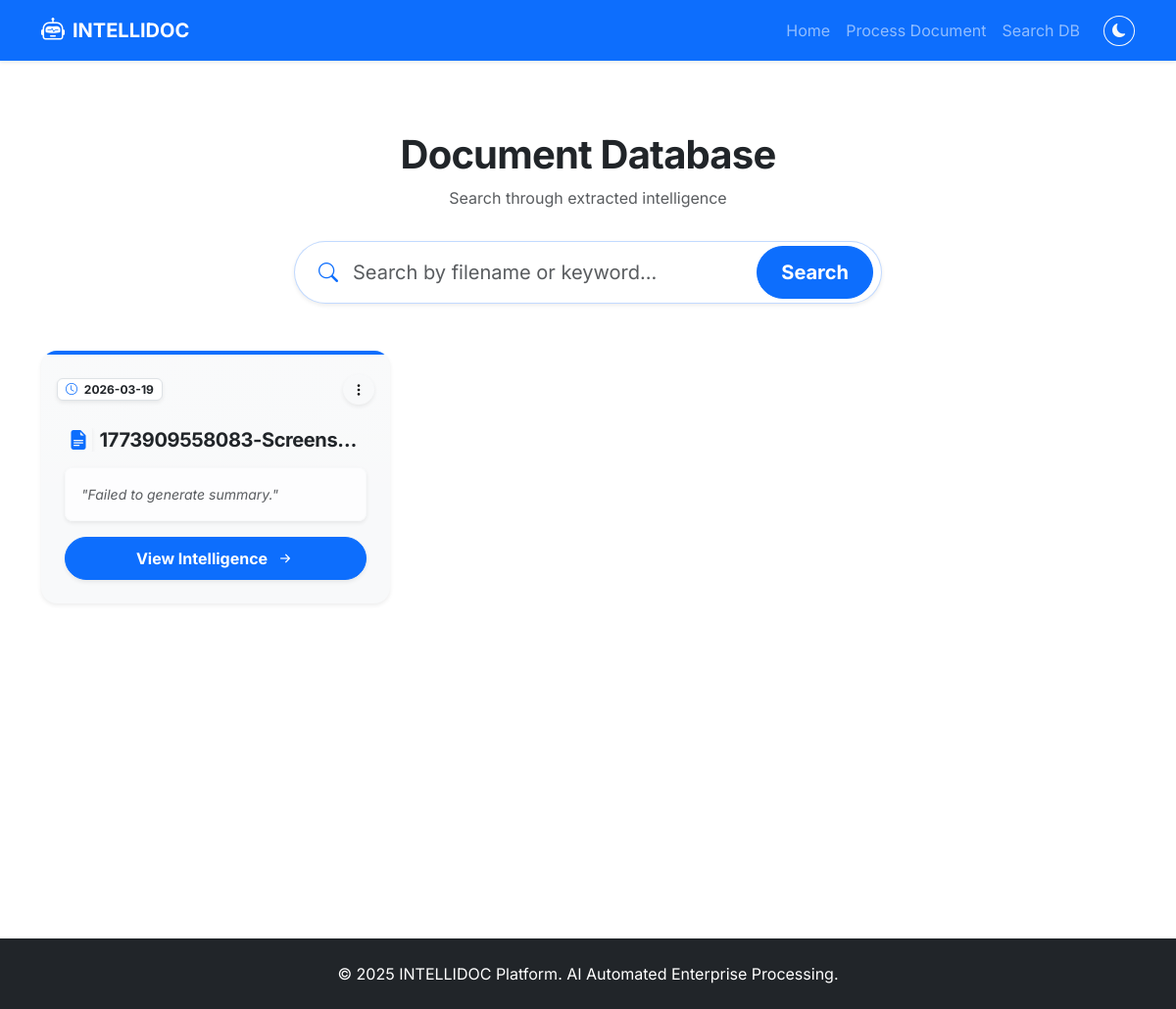
Screenshot of /search with the database file from the repository.
### app.py (models this page shows)
class docTable(db.Model):
    __tablename__ = 'docTable'
    id = db.Column(db.Integer, primary_key=True)
    filename = db.Column(db.String(255), nullable=False)
    extracted_text = db.Column(db.Text, nullable=True)
    summary = db.Column(db.Text, nullable=True)
    keywords = db.Column(db.String(255), nullable=True)
    upload_date = db.Column(db.DateTime, default=datetime.utcnow)

### app.py (the view)
@app.route('/search')
def search():
    query = request.args.get('q', '')
    if query:
        results = docTable.query.filter(
            (docTable.filename.ilike(f'%{query}%')) |
            (docTable.extracted_text.ilike(f'%{query}%')) |
            (docTable.keywords.ilike(f'%{query}%'))
        ).order_by(docTable.upload_date.desc()).all()
    else:
        results = docTable.query.order_by(docTable.upload_date.desc()).all()
    return render_template('search.html', results=results, query=query)

### templates/search.html (shortened to what this page needs)
{% extends 'base.html' %}
{% block content %}
<div class="row pt-4 pb-5">
    <div class="col-12 text-center mb-5">
        <h2 class="display-6 fw-bold">Document Database</h2>
        <p class="text-muted">Search through extracted intelligence</p>
        <form action="{{ url_for('search') }}" method="GET" class="d-inline-flex w-100 mt-3 mx-auto" style="max-width: 600px;">
            <div class="input-group input-group-lg shadow-sm rounded-pill overflow-hidden border border-primary border-opacity-25 bg-body">
                <span class="input-group-text bg-transparent border-0 text-primary ps-4 pe-2"><i class="bi bi-search"></i></span>
                <input type="text" name="q" class="form-control border-0 px-2 py-3 shadow-none bg-transparent" placeholder="Search by filename or keyword..." value="{{ query }}">
                <button type="submit" class="btn btn-primary px-4 fw-bold rounded-pill m-1 me-2">Search</button>
            </div>
        </form>
    </div>
    <div class="col-12">
        {% if results %}
            <div class="row g-4">
                {% for doc in results %}
                <div class="col-md-6 col-lg-4">
                    <div class="card h-100 border-0 shadow-sm rounded-4 doc-card position-relative overflow-hidden bg-body-tertiary bg-gradient">
                        <div class="position-absolute top-0 start-0 w-100" style="height: 4px; background: var(--primary-color);"></div>
                        <div class="card-header bg-transparent border-0 pt-4 pb-0 d-flex justify-content-between align-items-center">
                            <span class="badge bg-white text-dark shadow-sm border px-2 py-1fw-medium"><i class="bi bi-clock text-primary me-1"></i> {{ doc.upload_date.strftime('%Y-%m-%d') }}</span>
                            <div class="dropdown">
                                <button class="btn btn-sm btn-light rounded-circle shadow-sm" type="button" data-bs-toggle="dropdown">
                                    <i class="bi bi-three-dots-vertical"></i>
                                </button>
                            </div>
                        </div>
                        <div class="card-body p-4 d-flex flex-column">
                            <h5 class="card-title fw-bold text-truncate mb-3 fs-5" title="{{ doc.filename }}">
                                <i class="bi bi-file-earmark-text-fill text-primary me-2 shadow-sm rounded p-1"></i>{{ doc.filename }}
                            </h5>
                            <div class="mb-3 flex-grow-1 bg-white bg-opacity-75 p-3 rounded-3 shadow-sm border border-light">
                                <p class="small text-muted mb-0" style="display: -webkit-box; -webkit-line-clamp: 3; -webkit-box-orient: vertical; overflow: hidden; line-height: 1.5; font-style: italic;">
                                    "{{ doc.summary }}"
                                </p>
                            </div>
                            <a href="{{ url_for('result', doc_id=doc.id) }}" class="btn btn-primary rounded-pill w-100 mt-auto fw-bold shadow-sm d-flex align-items-center justify-content-center gap-2 transition-all" style="transition: transform 0.2s;">
                                View Intelligence <i class="bi bi-arrow-right-short fs-5"></i>
                            </a>
                        </div>
                    </div>
                </div>
                {% endfor %}
            </div>
        {% endif %}
    </div>
</div>
{% endblock %}

### static/css/style.css (style rules this page uses)
:root { --primary-color: #0d6efd; --border-radius: 1rem; }
body { font-family: 'Inter', sans-serif; transition: background-color 0.3s ease, color 0.3s ease; }
h1, h2, h3, h4, h5, h6 { letter-spacing: -0.02em; }
.transition-all { transition: all 0.3s cubic-bezier(0.25, 0.8, 0.25, 1); }
.doc-card { transition: transform 0.2s ease, box-shadow 0.2s ease; }

### rows the page displays
docTable: upload_date "2026-03-19", filename "1773909558083-Screens…", summary "Failed to generate summary."

### other values shown
{{ range(2025, 2026) | list | last }} "2025"
